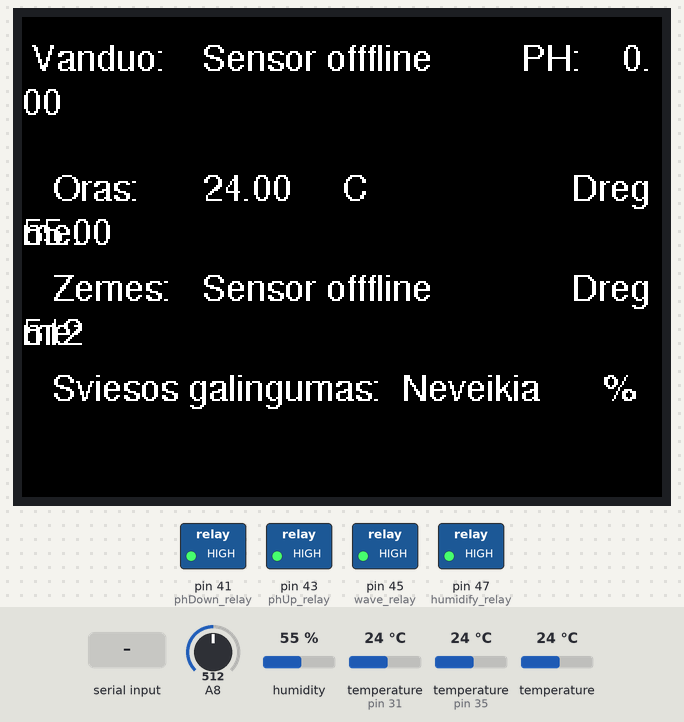
This sketch was run on a simulated Arduino Mega 2560, built with avr-gcc and run on an emulated ATmega2560. Parts: 320×240 colour display, switched loads named in the sketch (green lamp = pin HIGH). The test bench sets the inputs (shaded band); at power-on: humidity 55 %, A8 = 512, temperature (sensors on pin 31, pin 35) 24 °C, temperature 24 °C. What the sketch prints to the serial monitor is not drawn.

Above: at 6.6 s.
6.7 s: "90,45\n" received over the second serial link
At 12.3 s:
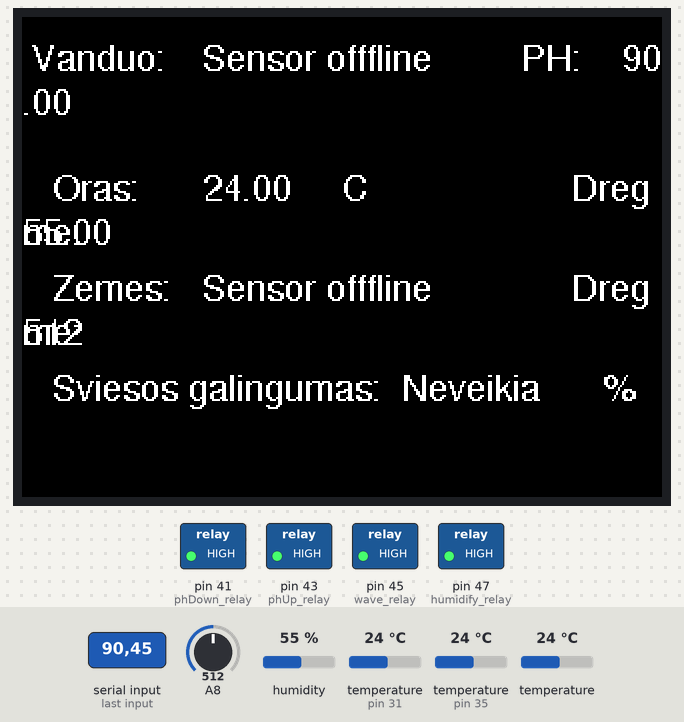
20.3 s: humidity set to 22 %
33.9 s: A8 set to 716
At 40.9 s:
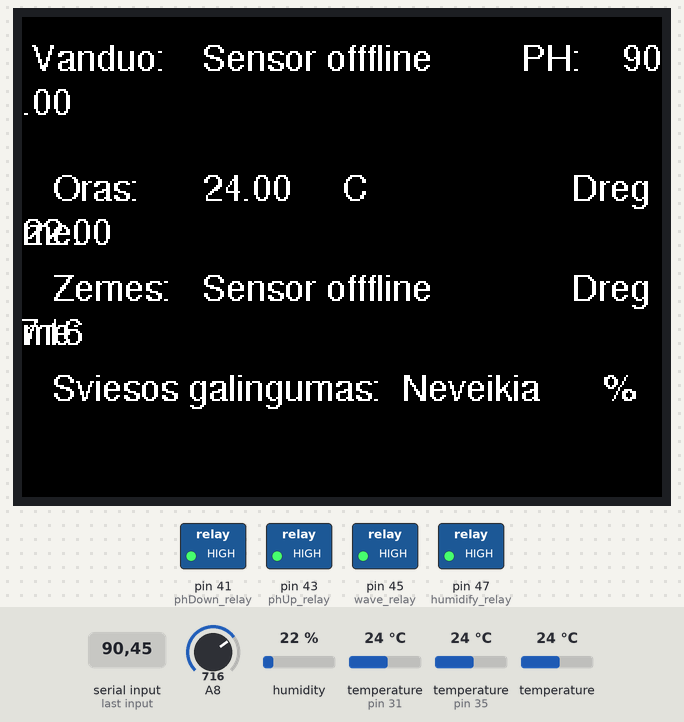
47.7 s: "5\n" received over the second serial link
At 53.1 s:
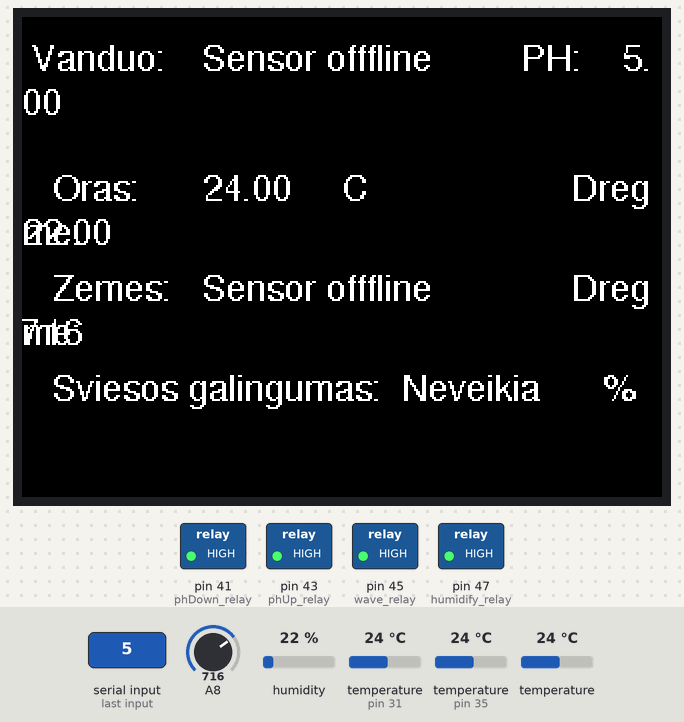
60.5 s: temperature (sensor on pin 31) set to 12 °C
At 67.4 s:
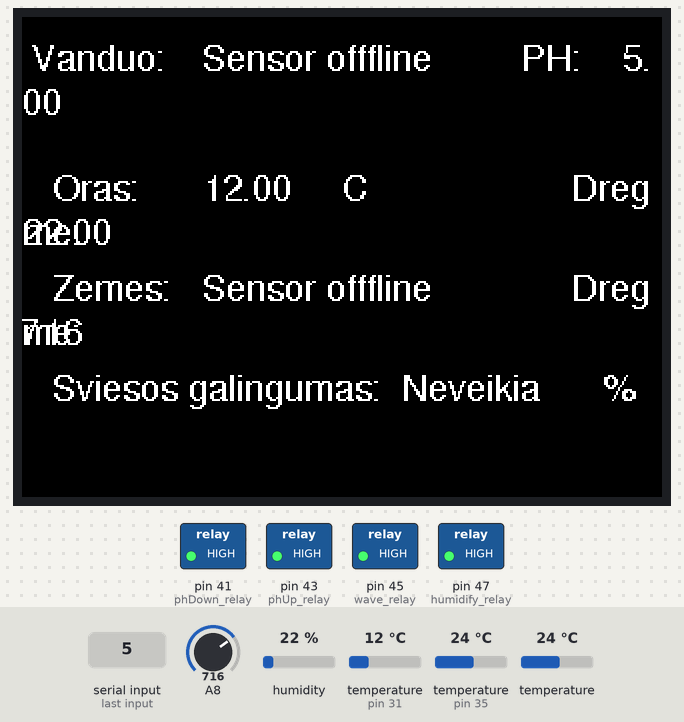
74.3 s: A8 set to 992
At 80.5 s:
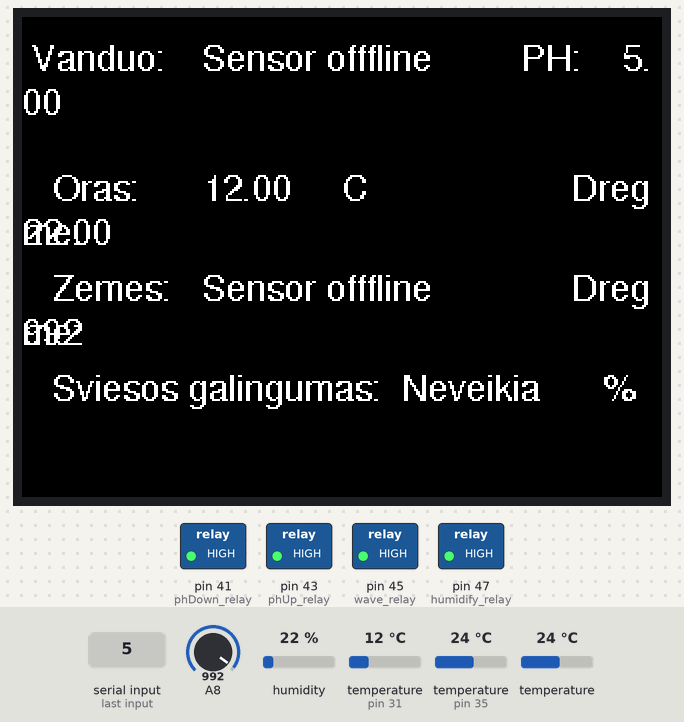
Timing chart, 0 to 82.0 s (numbered marks = the images above; inputs shaded):
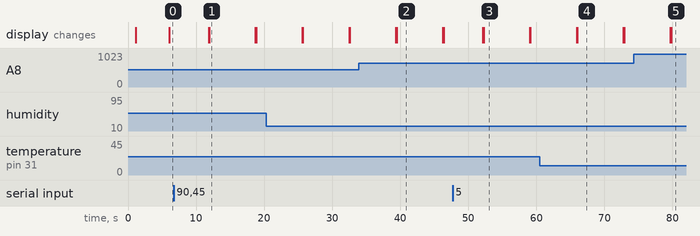

Measured:
- after the input at 33.9 s, the display: first differs from a run without the input after 5.6 s (image 2)
- after the input at 60.5 s, the display: first differs from a run without the input after 5.5 s (image 4)
- after the input at 74.3 s, the display: first differs from a run without the input after 5.5 s (image 5)
- what the display in image 1 shows lasts 6.8 s, from 11.9 s to 18.7 s

The sketch:

hydro_due_kbv.ino
```cpp
/*
arduino due or mega

stepper STEPS, 50, 51, 52, 53  //ready but not ceded
2x DS18B20 - pin 35
DTH22 - pin 31
Relay 1,2,3,4 - 43, 41, 47, 45  // not coded no pins
soil sensor = pin 29
1 ph up
2 ph down
3 humidity
// not implemented ph pumps need more 2 relays
*/


#include <OneWire.h > //DS18B20 waterproof temp sensor
#include <DallasTemperature.h > //DS18B20 waterproof temp sensor

#include <DHT.h > // DTH22 temp, RH sensor

#include "Wire.h"

////#include <Stepper.h> // stepper motor
// change this to the number of steps on your motor
////#define STEPS 64
// create an instance of the stepper class using the steps and pins
////Stepper stepper(STEPS, 42, 46, 44, 48);

//DISPLAY
#include <Adafruit_GFX.h>
#if defined(_GFXFONT_H_)           //are we using the new library?
#include <Fonts/FreeSans9pt7b.h>
#define ADJ_BASELINE 11            //new fonts setCursor to bottom of letter
#else
#define ADJ_BASELINE 0             //legacy setCursor to top of letter
#endif
#include <MCUFRIEND_kbv.h>
MCUFRIEND_kbv tft;

#define BLACK   0x0000
#define BLUE    0x001F
#define RED     0xF800
#define GREEN   0x07E0
#define CYAN    0x07FF
#define MAGENTA 0xF81F
#define YELLOW  0xFFE0
#define WHITE   0xFFFF

#define RGB(r, g, b) (((r&0xF8)<<8)|((g&0xFC)<<3)|(b>>3))

#define GREY      RGB(127, 127, 127)
#define DARKGREY  RGB(64, 64, 64)
#define TURQUOISE RGB(0, 128, 128)
#define PINK      RGB(255, 128, 192)
#define OLIVE     RGB(128, 128, 0)
#define PURPLE    RGB(128, 0, 128)
#define AZURE     RGB(0, 128, 255)
#define ORANGE    RGB(255,128,64)
// END DISPLAY

# define ONE_WIRE_BUS 35 // Data wire for DS18B20
OneWire oneWire(ONE_WIRE_BUS); // Setup a oneWire instance to communicate with any OneWire devices
DallasTemperature sensors( & oneWire); // Pass our oneWire reference to Dallas Temperature.

# define DHTPIN 31 // DTH 22 what pin we're connected to
# define DHTTYPE DHT22 // DHT 22  (AM2302)
DHT dht(DHTPIN, DHTTYPE); //// Initialize DHT sensor for normal 16mhz Arduino

String inputstring = "";                              //a string to hold incoming data from the PC
String sensorstring = "";                             //a string to hold the data from the Atlas Scientific product
boolean input_string_complete = false;                //have we received all the data from the PC
boolean sensor_string_complete = false;               //have we received all the data from the Atlas Scientific product
float pH;                                             //used to hold a floating point number that is the pH

long mainCycleMillis = 0; // will store last time item was updated
long mainCycleInterval = 5000; // interval how long pause will last (milliseconds)
int cycle = 0; // every cycle last 5 sec.
int longCycle = 0; // should be 30min
int oldLongCycle = 0;

//DTH22
int chk;
float dhtHum; //Stores humidity value
float dhtTemp; //Stores temperature value

//DS18b20
float temp_1, temp_2 = 0;

//Stepper
//int stepVal = 0;
//int previousStepVal = 0;

//Relay`s
int humidify_relay = 47;
int phUp_relay = 43;
int phDown_relay = 41;
int wave_relay = 45; //future lights

uint16_t ID; //DISPLAY ID

void setup(void)
{
   while (!Serial);
   delay(1000);

  Wire.begin();
  Serial.begin(9600);                                 //set baud rate for the hardware serial port_0 to 9600
  Serial3.begin(9600);                               //set baud rate for the serial port 3 to 9600
  inputstring.reserve(10);                            //set aside some bytes for receiving data from the PC to Atlas
  sensorstring.reserve(30);                           //set aside some bytes for receiving data from Atlas Scientific product
  sensors.begin(); //DS18B20 Temp
  dht.begin(); // DTH 22 Temp/humidity
  //stepper.setSpeed(200); // motor speed
  pinMode(humidify_relay,OUTPUT);
  pinMode(phUp_relay,OUTPUT);
  pinMode(phDown_relay,OUTPUT);
  pinMode(wave_relay,OUTPUT);
  digitalWrite(humidify_relay, HIGH);
  digitalWrite(phUp_relay, HIGH);
  digitalWrite(phDown_relay, HIGH);
  digitalWrite(wave_relay, HIGH);

// screen
    tft.reset();
    ID = tft.readID();
    Serial.print("TFT ID = 0x");  // check if its working in serial
    Serial.println(ID, HEX);
    //    if (ID == 0xD3D3) ID = 0x9481; // write-only shield
    if (ID == 0xD3D3) ID = 0x9486; // write-only shield
    tft.begin(ID);
    tft.setRotation(1); //screen rotation landscape
#if defined(_GFXFONT_H_)
    tft.setFont(&FreeSans9pt7b);
#endif
} //END of setup
//Atlas PH
void serialEvent() {                                  //if the hardware serial port_0 receives a char
  inputstring = Serial.readStringUntil(13);           //read the string until we see a <CR>
  input_string_complete = true;                       //set the flag used to tell if we have received a completed string from the PC
}
void serialEvent3() {                                 //if the hardware serial port_3 receives a char
  sensorstring = Serial3.readStringUntil(13);         //read the string until we see a <CR>
  sensor_string_complete = true;                      //set the flag used to tell if we have received a completed string from the PC
}

void loop() {
  if (input_string_complete == true) {                //if a string from the PC has been received in its entirety
    Serial3.print(inputstring);                       //send that string to the Atlas Scientific product
    Serial3.print('\r');                              //add a <CR> to the end of the string
    inputstring = "";                                 //clear the string
    input_string_complete = false;                    //reset the flag used to tell if we have received a completed string from the PC
  }
  if (sensor_string_complete == true) {               //if a string from the Atlas Scientific product has been received in its entirety
    Serial.println(sensorstring);                     //send that string to the PC's serial monitor
    if (isdigit(sensorstring[0])) {                   //if the first character in the string is a digit
      pH = sensorstring.toFloat();                    //convert the string to a floating point number so it can be evaluated by the Arduino
    }
  }
  sensorstring = "";                                  //clear the string:
  sensor_string_complete = false;                     //reset the flag used to tell if we have received a completed string from the Atlas Scientific product
  int SoilSensVal = analogRead(A8);
   delay(2000); // does it need?????????????????????????<-------------------------------

   unsigned long mainCycleCurrentMillis = millis(); // cycle starts
    if (mainCycleCurrentMillis - mainCycleMillis > mainCycleInterval) {

        sensors.requestTemperatures(); // Send the command to get temperature readings
        dhtHum = dht.readHumidity();
        dhtTemp = dht.readTemperature();
        temp_1 = sensors.getTempCByIndex(0); // You can have more than one DS18B20 on the same bus.
        temp_2 = sensors.getTempCByIndex(1); // You can have more than one DS18B20 on the same bus.
       // stepper.step(400);
       // delay(1000);
       // stepper.step(-400);
// OUTPUT to display
    tft.fillScreen(BLACK);
    tft.setTextColor(WHITE);
    tft.setTextSize(1);
    // 1st line
    tft.setCursor(5, 15 + ADJ_BASELINE);
    tft.print("Vanduo: ");
    if (temp_1 = -127){
      tft.setCursor(90, 15 + ADJ_BASELINE);
      tft.println("Sensor offfline");
      }
      else {
    tft.setCursor(90, 15 + ADJ_BASELINE);
    tft.println(temp_1);
    tft.setCursor(160, 15 + ADJ_BASELINE);
    tft.println("C");
    }
    tft.setCursor(250, 15 + ADJ_BASELINE);
    tft.println("PH: ");
    tft.setCursor(300, 15 + ADJ_BASELINE);
    tft.println(pH);
    //2nd line
    tft.setCursor(15, 80 + ADJ_BASELINE);
    tft.print("Oras: ");
    tft.setCursor(90, 80 + ADJ_BASELINE);
    tft.println(dhtTemp);
    tft.setCursor(160, 80 + ADJ_BASELINE);
    tft.println("C");
    tft.setCursor(275, 80 + ADJ_BASELINE);
    tft.println("Dregme: ");
    tft.setCursor(400, 80 + ADJ_BASELINE);
    tft.println(dhtHum);
    //3nd line
    tft.setCursor(15, 130 + ADJ_BASELINE);
    tft.print("Zemes: ");
     if (temp_2 = -127){
      tft.setCursor(90, 130 + ADJ_BASELINE);
      tft.println("Sensor offfline");
      }
      else {
    tft.setCursor(90, 130 + ADJ_BASELINE);
    tft.println(temp_1);
    tft.setCursor(160, 130 + ADJ_BASELINE);
    tft.println("C");
    }
    tft.setCursor(275, 130 + ADJ_BASELINE);
    tft.println("Dregme: ");
    tft.setCursor(400, 130 + ADJ_BASELINE);
    tft.println(SoilSensVal);
     //4nd line
    tft.setCursor(15, 180 + ADJ_BASELINE);
    tft.print("Sviesos galingumas: ");
    tft.setCursor(190, 180 + ADJ_BASELINE);
    tft.println("Neveikia ");
    tft.setCursor(290, 180 + ADJ_BASELINE);
    tft.println("%");
     //5th line

    cycle++;
  mainCycleMillis = mainCycleCurrentMillis; // reset cycle timer

  if (cycle >=720){
    longCycle++;
    cycle = 0;}
}
}
```
